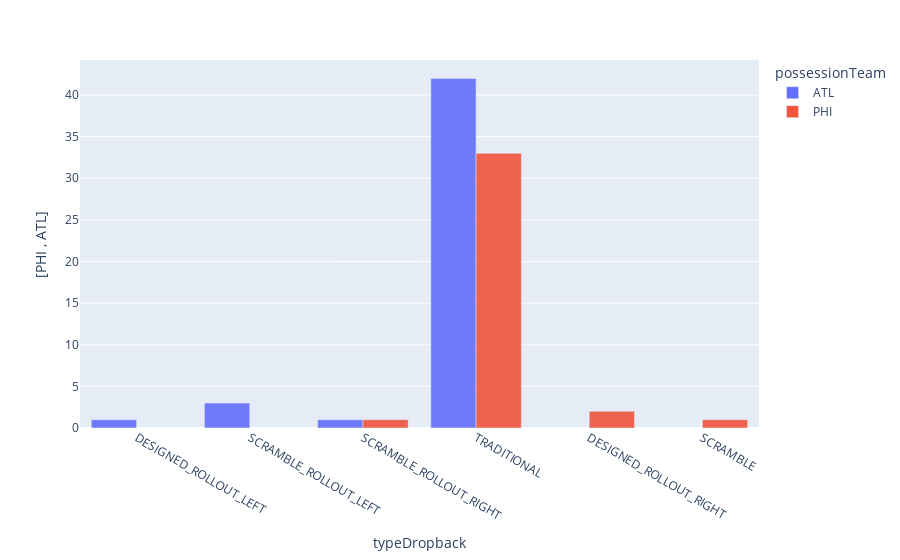

Notebook code for this chart:
### Code cell
bar_dropback = px.bar(
data_frame = dropback_match,
x = 'typeDropback',
y = '[PHI , ATL]',
color = 'possessionTeam',
opacity = 0.9,
orientation = 'v',
barmode = 'group',)

bar_dropback

### Figure 1 — Plotly figure (JSON) as saved in the notebook; plotly's stock layout.template omitted (floating-point values rounded to 4 significant figures)
{"data": [{"alignmentgroup": "True", "hovertemplate": "possessionTeam=ATL<br>typeDropback=%{x}<br>[PHI , ATL]=%{y}<extra></extra>", "legendgroup": "ATL", "marker": {"color": "#636efa", "opacity": 0.9}, "name": "ATL", "offsetgroup": "ATL", "orientation": "v", "showlegend": true, "textposition": "auto", "type": "bar", "x": ["DESIGNED_ROLLOUT_LEFT", "SCRAMBLE_ROLLOUT_LEFT", "SCRAMBLE_ROLLOUT_RIGHT", "TRADITIONAL"], "xaxis": "x", "y": [1, 3, 1, 42], "yaxis": "y"}, {"alignmentgroup": "True", "hovertemplate": "possessionTeam=PHI<br>typeDropback=%{x}<br>[PHI , ATL]=%{y}<extra></extra>", "legendgroup": "PHI", "marker": {"color": "#EF553B", "opacity": 0.9}, "name": "PHI", "offsetgroup": "PHI", "orientation": "v", "showlegend": true, "textposition": "auto", "type": "bar", "x": ["DESIGNED_ROLLOUT_RIGHT", "SCRAMBLE", "SCRAMBLE_ROLLOUT_RIGHT", "TRADITIONAL"], "xaxis": "x", "y": [2, 1, 1, 33], "yaxis": "y"}], "layout": {"barmode": "group", "legend": {"title": {"text": "possessionTeam"}, "tracegroupgap": 0}, "margin": {"t": 60}, "xaxis": {"anchor": "y", "domain": [0, 1], "title": {"text": "typeDropback"}}, "yaxis": {"anchor": "x", "domain": [0, 1], "title": {"text": "[PHI , ATL]"}}}}
